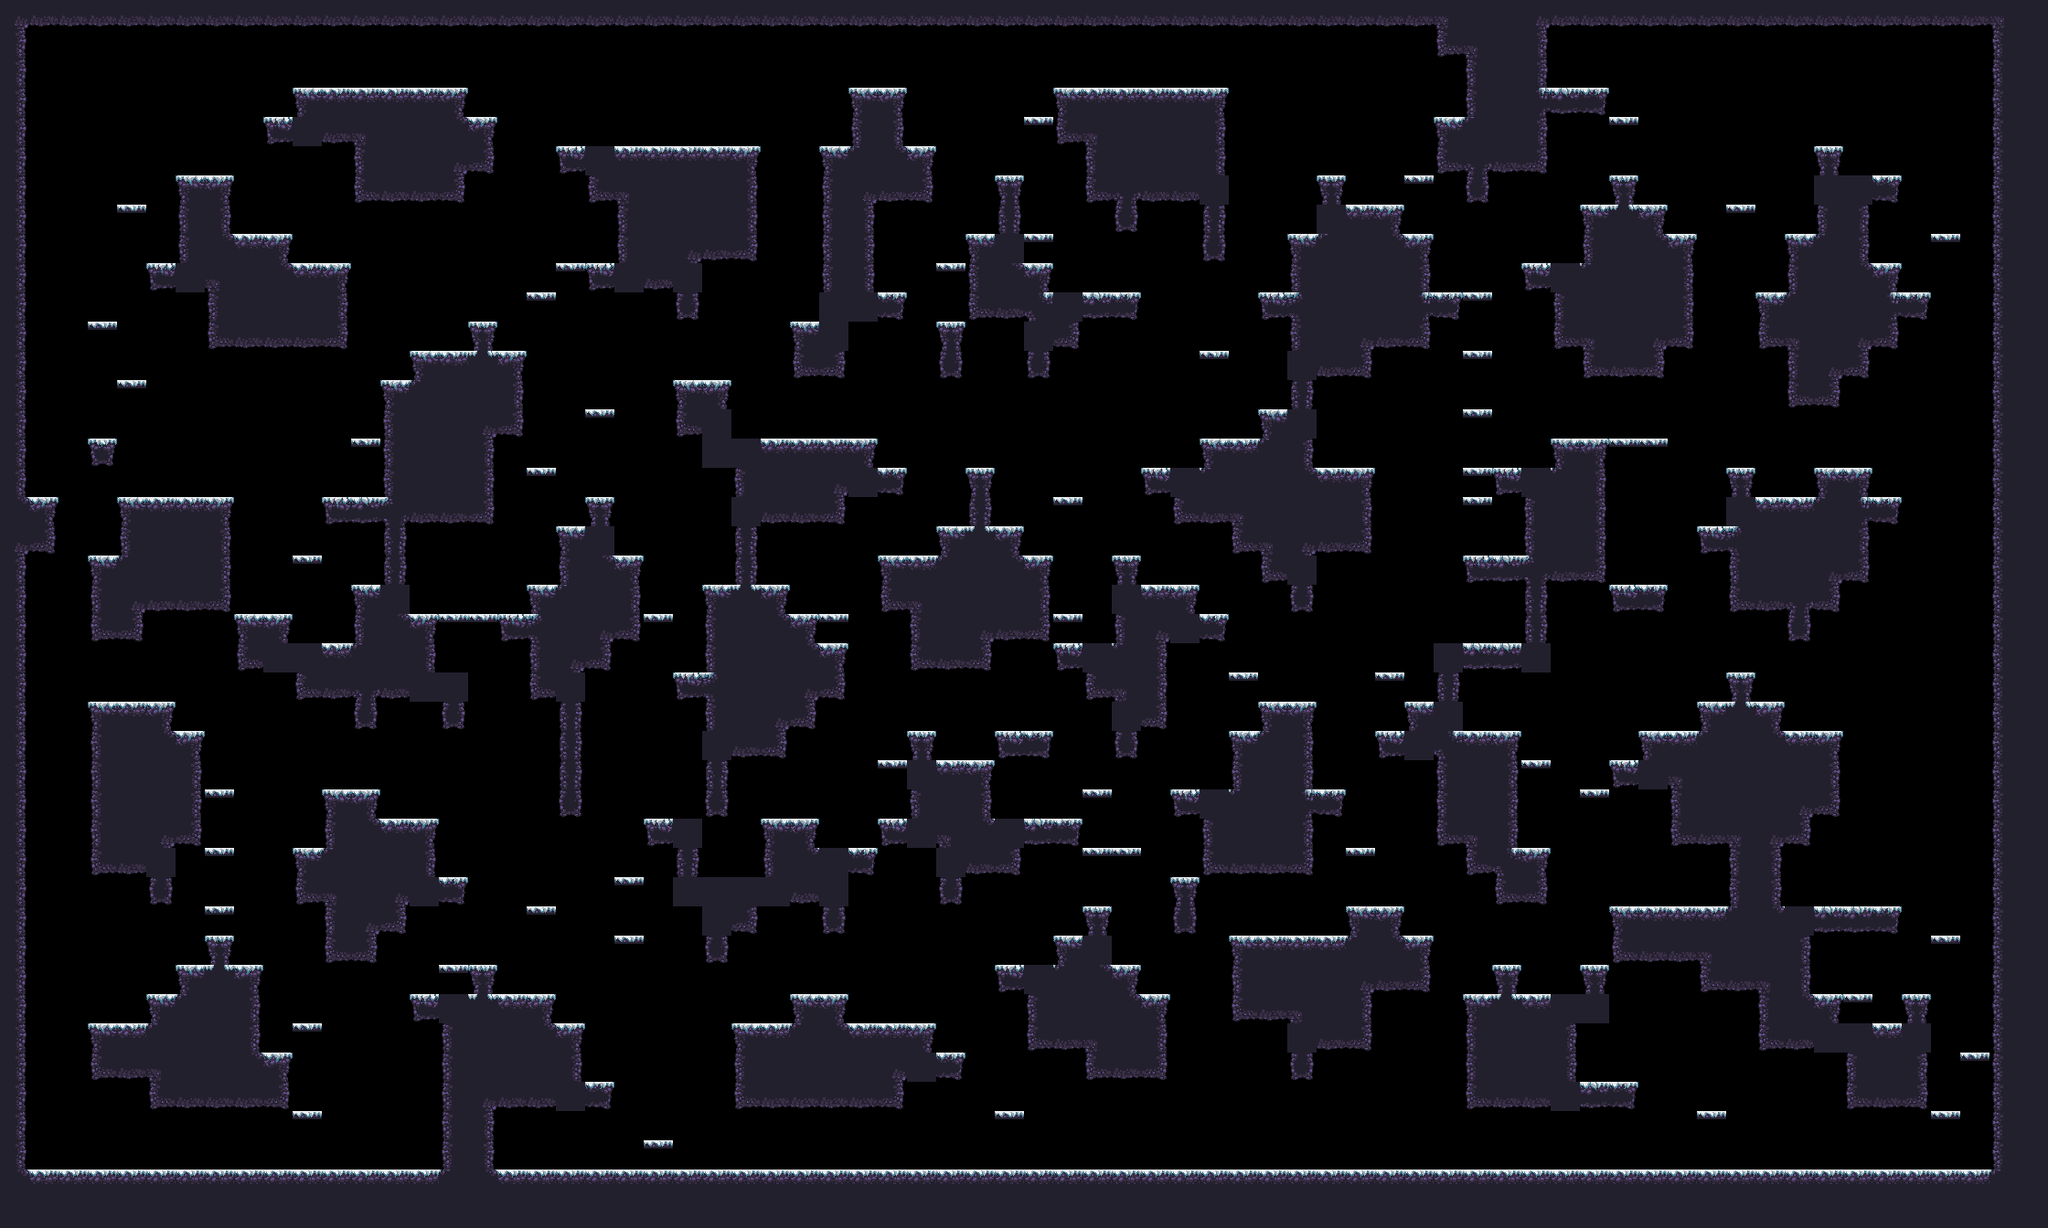

Tiled map render using the project's own tile images. Description and the map definition, with tile-layer contents summarised, below:
An orthogonal 70x42 tile map with 32x32 px tiles, 1 tile layer (main) and 17 objects (9x spawn, spawnPlayer0, spawnCrown0, spawnPlayer1, spawnCrown1, ...).

<map compressionlevel="0" height="42" infinite="0" nextlayerid="3" nextobjectid="4" orientation="orthogonal" renderorder="right-down" tiledversion="1.3.2" tileheight="32" tilewidth="32" version="1.2" width="70">
 <tileset firstgid="1" source="forest_winter_tile_set.tsx" />
 <layer height="42" id="1" name="main" width="70">
  <data>[2940 cells, 1247 non-empty, 27 distinct tile ids]</data>
 </layer>
 <objectgroup id="2" name="objects"><object id="1" name="spawnPlayer0" x="224" y="144.0" /><object id="2" name="spawnCrown0" x="192" y="144.0" /><object id="3" name="spawnPlayer1" x="2048" y="144.0" /><object id="4" name="spawnCrown1" x="1984" y="112.0" /><object id="5" name="spawnPlayer2" x="64" y="1232.0" /><object id="6" name="spawnCrown2" x="64" y="1232.0" /><object id="7" name="spawnPlayer3" x="1952" y="1232.0" /><object id="8" name="spawnCrown3" x="1952" y="1232.0" /><object id="9" name="spawn" x="1376" y="720.0" /><object id="10" name="spawn" x="704" y="112.0" /><object id="11" name="spawn" x="1440" y="144.0" /><object id="12" name="spawn" x="480" y="848.0" /><object id="13" name="spawn" x="1248" y="1232.0" /><object id="14" name="spawn" x="1472" y="144.0" /><object id="15" name="spawn" x="1120" y="528.0" /><object id="16" name="spawn" x="672" y="112.0" /><object id="17" name="spawn" x="896" y="624.0" /></objectgroup></map>
